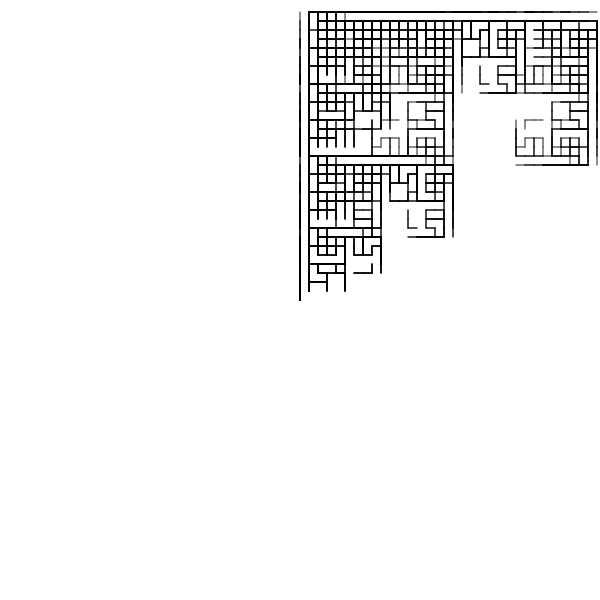
Frame 1 (no input)
Frame 60 (no input): identical to frame 1, image omitted
Frame 120 (the mouse pressed at the canvas centre since frame 60): identical to frame 1, image omitted

The p5.js sketch that drew this single still picture (run headless with seeded random() and noise() and a simulated clock; from frame 60 on, the mouse is pressed at the canvas centre):

// p5.js sketch
// ── sketch.js

// Point = P, Rectangle = R, line = F, Line*4 = D
// You can play around with length, angle, strokeweight, colors,...

let premise = 'F';
  let rules = {
    F: '[FfF+FF]FF',
    
  }
let bigRule;


let length = 30;
let angle = 90;

function setup() {
  createCanvas(600, 600);
  angleMode(DEGREES);
  bigRule = resolveRules(premise, rules, 4);
  print(bigRule);
  
}

function draw() {
  background('white');
  stroke('black');
  strokeWeight(3);
  noFill();
  //fill('black');
  translate(width / 2, height / 2);
  rotate(-90);
  scale(0.3);

  drawShape(bigRule);
   // angle += 1;
  // length += 0.1;
}

function resolveRules(startRule, rules, depth) {
  let endRule = '';
  for (let currentLetter of startRule) {
    if (currentLetter in rules) {
      endRule += rules[currentLetter];
    } else {
      endRule += currentLetter;
    }
  }
  if (depth >= 1) {
    endRule = resolveRules(endRule, rules, depth - 1);
  }
  return endRule;
}


function drawShape(rule)  {
  for (let c of rule) {
    if (c === 'F') {
      line(0, 0, length, 0);
      translate(length, 0);
    } else if (c === 'R') {
      rect(0, 0, length, length);
      translate(0, length);
    } else if (c === 'P') {
      point(0, 0);
      translate(length/2, 0);
    } else if (c === 'D') {
      line(0, 0, length * 4, 0);
      translate(length, 0);
    } else if (c === 'f') {
      translate(0, length, 0);
    } else if (c === '+') {
      rotate(angle);
    } else if (c === '-') {
      rotate(-angle);
    } else if (c === '[') {
      push();
    } else if (c === ']') {
      pop();
    } else if (c === '>') {
      scale(1.1);
    } else if (c === '<') {
      scale(0.8);
   
    }
  }
}
